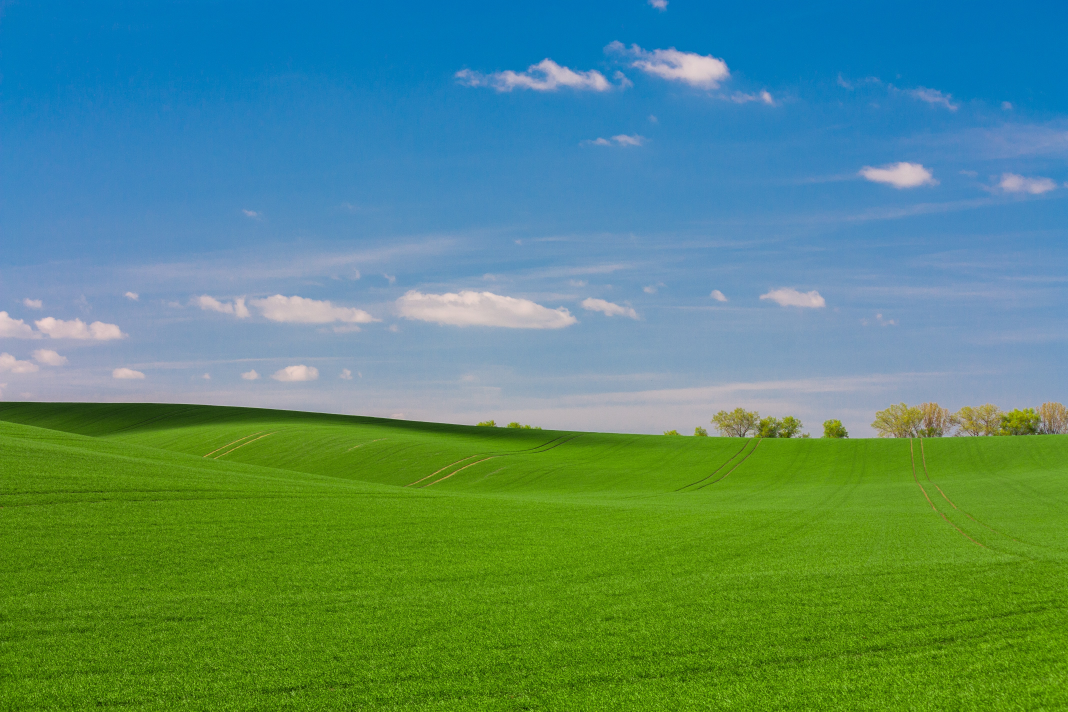
#> input picture homework_week13/pole.jpg, 4272 x 2848 px (shown at 1/4 size)
$ python homework_week13.py
#> lines starting #> are read from the running program, lines starting #| are printed output that depends on the picture
from PIL import Image
im = Image.open("pole.jpg")
#> im is the input picture: PIL image 4272x2848 RGB; mean R, G, B 86.6, 140.3, 116.3
print("Image parameters\nMode:",im.mode)
#| Image parameters
#| Mode: RGB
print("Size:",im.size)
#| Size: (4272, 2848)
print("Width:",im.width)
#| Width: 4272
print("Height:",im.height)
#| Height: 2848
print("Format:",im.format)
#| Format: JPEG

im.thumbnail((128, 128))
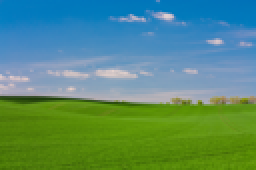
#> im: PIL image 128x85 RGB (shown 2 times larger); mean R, G, B 86.6, 140.3, 116.3
im.save('pole_thumbnail.jpg', "JPEG")

im.show()
